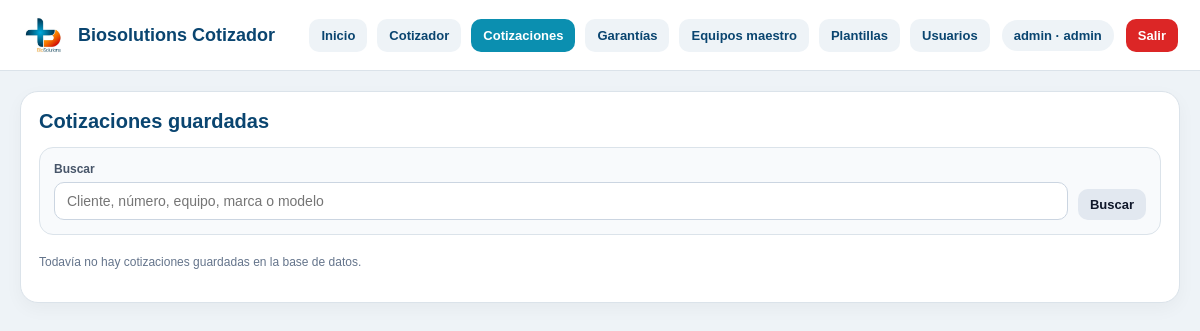
The app's page /cotizaciones (signed in), older data.
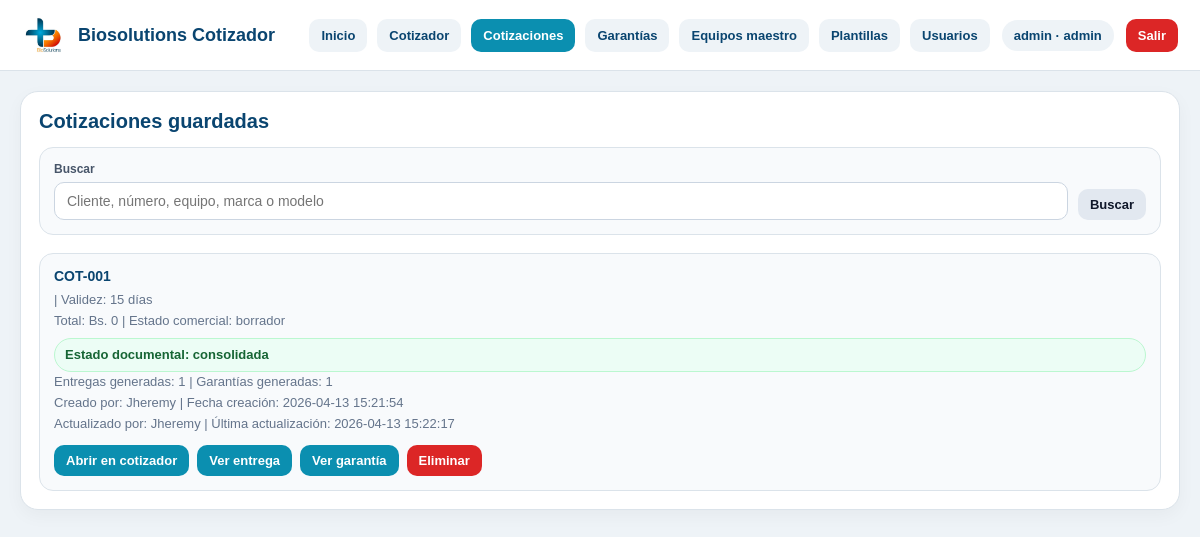
The same page, newer data.
### tables this page shows
CREATE TABLE cotizaciones (
    id INTEGER PRIMARY KEY AUTOINCREMENT,
    numero TEXT,
    fecha TEXT,
    cliente TEXT,
    atencion TEXT,
    ciudad TEXT,
    validez TEXT,
    forma_pago TEXT,
    observaciones TEXT,
    moneda TEXT DEFAULT 'BOB',
    total REAL DEFAULT 0,
    estado TEXT DEFAULT 'borrador'
, payload_json TEXT, creado_por_user_id INTEGER, actualizado_por_user_id INTEGER, creado_en TEXT, actualizado_en TEXT, estado_documental TEXT DEFAULT 'borrador');

CREATE TABLE usuarios (
    id INTEGER PRIMARY KEY AUTOINCREMENT,
    username TEXT NOT NULL UNIQUE,
    password_hash TEXT NOT NULL,
    nombre TEXT,
    rol TEXT NOT NULL DEFAULT 'editor',
    activo INTEGER NOT NULL DEFAULT 1,
    creado_en TEXT NOT NULL DEFAULT CURRENT_TIMESTAMP
);

### app.py (the view)
@app.route("/cotizaciones")
@login_required
def cotizaciones_page():
    conn = get_db_connection()
    ensure_auth_schema(conn)
    q = (request.args.get("q") or "").strip()
    q_like = f"%{q}%"
    base_query = """
        SELECT
            c.*,
            uc.username AS creado_por_username,
            ua.username AS actualizado_por_username,
            (
                SELECT COUNT(1)
                FROM entregas e
                WHERE e.cotizacion_id = c.id
            ) AS entregas_count,
            (
                SELECT e.id
                FROM entregas e
                WHERE e.cotizacion_id = c.id
                ORDER BY e.id DESC
                LIMIT 1
            ) AS ultima_entrega_id,
            (
                SELECT COUNT(1)
                FROM garantias g
                WHERE g.cotizacion_id = c.id
            ) AS garantias_count,
            (
                SELECT g.id
                FROM garantias g
                WHERE g.cotizacion_id = c.id
                ORDER BY g.id DESC
                LIMIT 1
            ) AS ultima_garantia_id
        FROM cotizaciones c
        LEFT JOIN usuarios uc ON uc.id = c.creado_por_user_id
        LEFT JOIN usuarios ua ON ua.id = c.actualizado_por_user_id
    """
    if q:
        cotizaciones = conn.execute(base_query + """
            WHERE
                c.numero LIKE ?
                OR c.cliente LIKE ?
                OR c.ciudad LIKE ?
                OR EXISTS (
                    SELECT 1
                    FROM cotizacion_items ci
                    WHERE ci.cotizacion_id = c.id
                      AND (
                          ci.nombre_editado LIKE ?
                          OR ci.marca_editada LIKE ?
                          OR ci.modelo_editado LIKE ?
                      )
                )
            ORDER BY c.id DESC
        """, (q_like, q_like, q_like, q_like, q_like, q_like)).fetchall()
    else:
        cotizaciones = conn.execute(base_query + """
            ORDER BY c.id DESC
        """).fetchall()
    conn.close()
    return render_template(
        "cotizaciones.html",
        cotizaciones=cotizaciones,
        active_page="cotizaciones",
        search_query=q
    )

### app.py (called while the page is built)
def get_db_connection():
    conn = sqlite3.connect(DB_PATH, timeout=10)
    conn.row_factory = sqlite3.Row
    return conn

def ensure_payload_json_column(conn):
    columns = conn.execute("PRAGMA table_info(cotizaciones)").fetchall()
    column_names = [col["name"] for col in columns]
    if "payload_json" not in column_names:
        conn.execute("ALTER TABLE cotizaciones ADD COLUMN payload_json TEXT")
        conn.commit()

def ensure_users_table(conn):
    conn.execute("""
        CREATE TABLE IF NOT EXISTS usuarios (
            id INTEGER PRIMARY KEY AUTOINCREMENT,
            username TEXT NOT NULL UNIQUE,
            password_hash TEXT NOT NULL,
            nombre TEXT,
            rol TEXT NOT NULL DEFAULT 'editor',
            activo INTEGER NOT NULL DEFAULT 1,
            creado_en TEXT NOT NULL DEFAULT CURRENT_TIMESTAMP
        )
    """)
    conn.commit()

def ensure_documentos_schema(conn):
    ensure_payload_json_column(conn)
    ensure_cotizaciones_audit_columns(conn)
    ensure_cotizacion_documental_column(conn)
    ensure_entregas_table(conn)
    ensure_garantias_table(conn)

def ensure_auth_schema(conn):
    ensure_users_table(conn)
    ensure_documentos_schema(conn)

### templates/cotizaciones.html (shortened to what this page needs)
{% extends "base.html" %}
{% block content %}
<section class="page-card">
  <h2>Cotizaciones guardadas</h2>
  <form method="get" action="{{ url_for('cotizaciones_page') }}" class="search-bar">
    <div class="field">
      <label for="q">Buscar</label>
      <input
        id="q"
        name="q"
        type="text"
        value="{{ search_query or '' }}"
        placeholder="Cliente, número, equipo, marca o modelo"
      />
    </div>
    <div class="search-actions">
      <button type="submit" class="secondary-btn">Buscar</button>
    </div>
  </form>
  {% if cotizaciones %}
    <div class="lib-list">
      {% for c in cotizaciones %}
        <div class="lib-card">
          <strong>{{ c["numero"] or "Sin número" }}</strong>
          <span>
            {% if c["validez"] %} | Validez: {{ c["validez"] }}{% endif %}
          </span>
          <span>
            Total: Bs. {{ c["total"] or 0 }}
            {% if c["estado"] %} | Estado comercial: {{ c["estado"] }}{% endif %}
          </span>
          <span class="status-chip {% if (c['estado_documental'] or 'borrador') == 'consolidada' %}consolidada{% endif %}">
            Estado documental: {{ c["estado_documental"] or "borrador" }}
          </span>
          <span>
            Entregas generadas: {{ c["entregas_count"] or 0 }}
            | Garantías generadas: {{ c["garantias_count"] or 0 }}
          </span>
          <span>
            Creado por: {{ c["creado_por_username"] or "N/D" }}
            {% if c["creado_en"] %} | Fecha creación: {{ c["creado_en"] }}{% endif %}
          </span>
          <span>
            Actualizado por: {{ c["actualizado_por_username"] or "N/D" }}
            {% if c["actualizado_en"] %} | Última actualización: {{ c["actualizado_en"] }}{% endif %}
          </span>
          <div class="actions">
            <a href="{{ url_for('cotizador') }}?cotizacion_id={{ c['id'] }}">Abrir en cotizador</a>
            {% if current_role in ['admin', 'editor'] and (c["estado_documental"] or "borrador") == "consolidada" %}
              {% if (c["entregas_count"] or 0) == 0 %}
                <form method="post"
                      action="{{ url_for('generar_entrega_desde_cotizacion', cotizacion_id=c['id']) }}"
                      class="inline-form">
                  <button type="submit" class="secondary-btn">Generar acta de entrega</button>
                </form>
              {% else %}
                <a href="{{ url_for('entrega_detail_page', entrega_id=c['ultima_entrega_id']) }}">Ver entrega</a>
              {% endif %}
              {% if (c["garantias_count"] or 0) == 0 %}
                <form method="post"
                      action="{{ url_for('generar_garantia_desde_cotizacion', cotizacion_id=c['id']) }}"
                      class="inline-form">
                  <button type="submit" class="secondary-btn">Generar garantía</button>
                </form>
              {% else %}
                <a href="{{ url_for('garantia_detail_page', garantia_id=c['ultima_garantia_id']) }}">Ver garantía</a>
              {% endif %}
            {% endif %}
            {% if current_role == 'admin' %}
              <form method="post"
                    action="{{ url_for('eliminar_cotizacion', cotizacion_id=c['id']) }}"
                    onsubmit="return confirm('¿Eliminar esta cotización de la base de datos? Esta acción no se puede deshacer.');"
                    style="display:inline;">
                <button type="submit" class="danger-btn">Eliminar</button>
              </form>
            {% endif %}
          </div>
        </div>
      {% endfor %}
    </div>
  {% else %}
    {% if search_query %}
      <p class="empty-search-note">
        No se encontraron cotizaciones para: <strong>{{ search_query }}</strong>
      </p>
    {% else %}
      <p class="tiny-note">Todavía no hay cotizaciones guardadas en la base de datos.</p>
    {% endif %}
  {% endif %}
</section>
{% endblock %}

Row changes from the older to the newer data that the page shows:
added cotizaciones: numero "COT-001", validez "15 días", total "0", estado "borrador", estado_documental "consolidada", c "1", username "Jheremy", creado_en "2026-04-13 15:21:54", actualizado_en "2026-04-13 15:22:17"
Text that changed along with them:
text no longer shown: "Todavía no hay cotizaciones guardadas en la base de datos."
